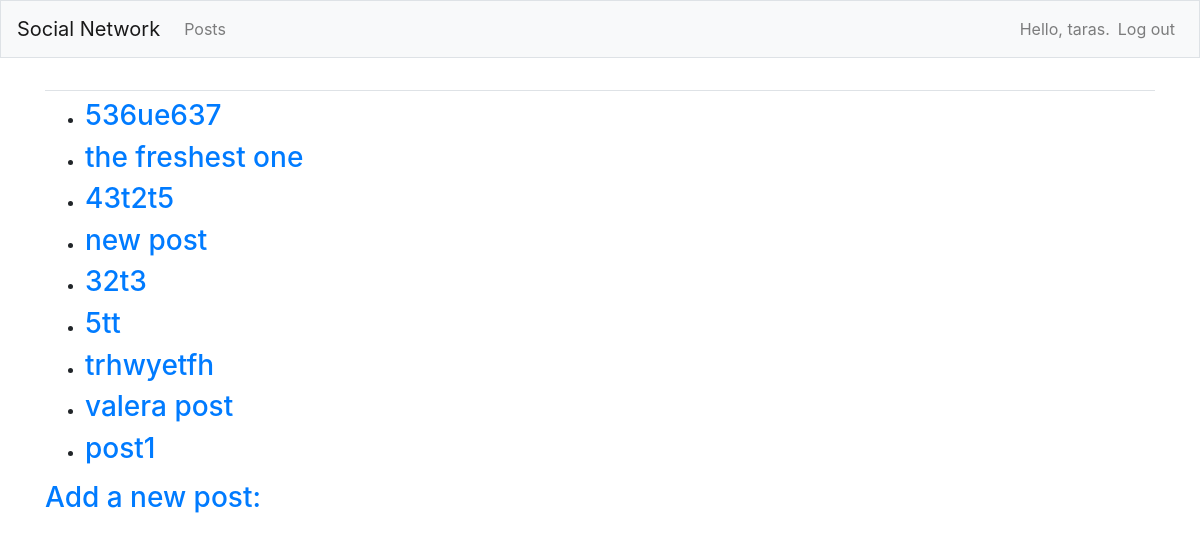
Screenshot of /posts/ (signed in) with the database file from the repository.
### feed/models.py (models this page shows, shortened)
class Post(models.Model):
    title = models.CharField(max_length=100, null=False, blank=False)
    image = models.ImageField(upload_to=upload_location)
    text = models.CharField(max_length=2000, null=False, blank=False)
    publication_date = models.DateTimeField(auto_now=True, verbose_name="Publication Date")
    author = models.ForeignKey(User, on_delete=models.CASCADE)
    likes = models.ManyToManyField(User, related_name='likes', blank=True)

### feed/views.py (the view)
# urls.py: path(r'posts/', views.posts, name='posts'),
@login_required(login_url='users:login')
def posts(request):
    posts = Post.objects.order_by('-publication_date')
    context = {'posts': posts}
    return render(request, 'feed/posts.html', context)

### feed/templates/feed/posts.html (shortened to what this page needs)
{% extends "feed/base.html" %}
{% block content %}
  <ul>
    {% for post in posts %}
      <li>
        <h3>
          <a href="{% url 'feed:post' post.id %}">{{ post.title }}</a>
        </h3>
      </li>
    {% empty %}
      <li>No posts have been added yet.</li>
    {% endfor %}
  </ul>
  <h3><a href="{% url 'feed:new_post' %}">Add a new post:</a></h3>
{% endblock content %}

### feed/templates/feed/base.html (shortened to what this page needs)
{% load bootstrap4 %}
<html lang="en">
  <head>
    {% bootstrap_css %}
  </head>
  <body>
    <nav class="navbar navbar-expand-md navbar-light bg-light mb-4 border">
      <a class="navbar-brand" href="{% url 'feed:index'%}">
        Social Network</a>
      <div class="collapse navbar-collapse" id="navbarCollapse">
        <ul class="navbar-nav mr-auto">
          <li class="nav-item">
            <a class="nav-link" href="{% url 'feed:posts'%}">
              Posts</a></li>
        </ul>
        <ul class="navbar-nav ml-auto">
          {% if user.is_authenticated %}
          <li class="nav-item">
          <span class="navbar-text">Hello, {{ user.username }}.</span>
          </li>
          <li class="nav-item">
          <a class="nav-link" href="{% url 'users:logout' %}">Log out</a>
          </li>
          {% else %}
          <li class="nav-item">
          <a class="nav-link" href="{% url 'users:register' %}">Sign up</a>
          </li>
          <li class="nav-item">
          <a class="nav-link" href="{% url 'users:login' %}">Log in</a></li>
          {% endif %}
          </ul>
      </div>
</nav>
    <main role="main" class="container">
<div class="pb-2 mb-2 border-bottom">
</div>
<div>
{% block content %}{% endblock content %}
</div>
</main>
</body>
</html>

### rows the page displays
Post: title "536ue637"
Post: title "the freshest one"
Post: title "43t2t5"
Post: title "new post"
Post: title "32t3"
Post: title "5tt"
Post: title "trhwyetfh"
Post: title "valera post"
Post: title "post1"

### other values shown
{{ user.username }} "taras"
